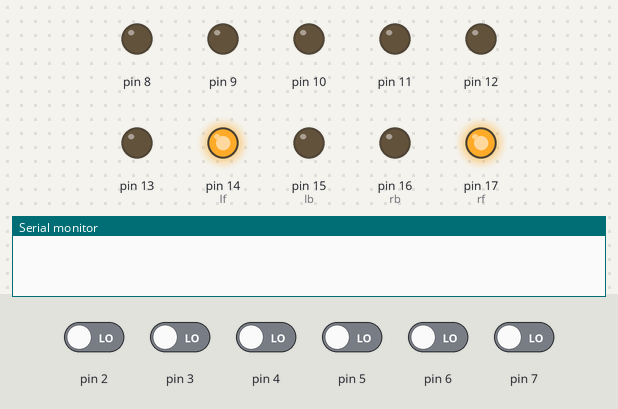
A sketch run on a simulated Arduino Uno, built with avr-gcc and run on an emulated ATmega328P. On the bench: output pins drawn as LEDs (lit = HIGH), the last lines printed to the serial monitor. The inputs (shaded band) are chosen by the test bench; at power-on: pin 2–7 LOW.

Above: at 1.2 s.
1.3 s: pin 2 driven HIGH
At 2.4 s:
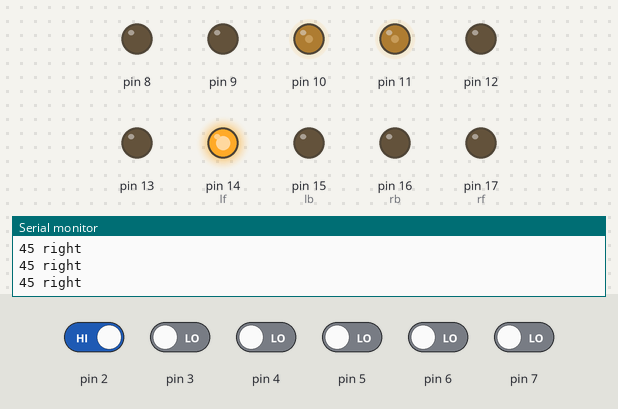
2.9 s: pin 5 driven HIGH
At 4.2 s:
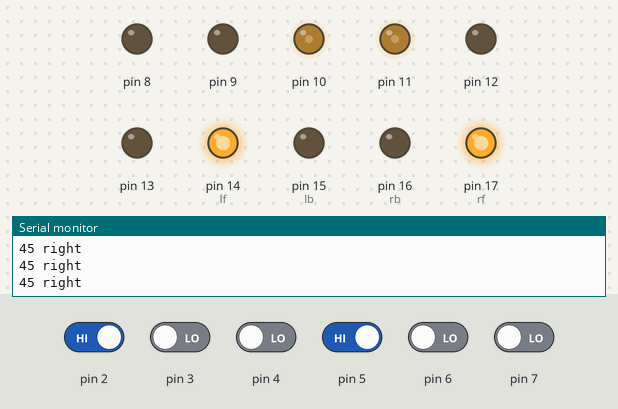
4.5 s: pin 4 driven HIGH
At 5.7 s:
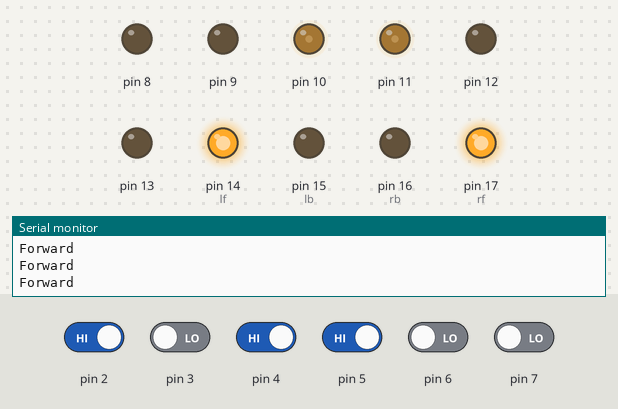
6.0 s: pin 6 driven HIGH
At 7.1 s:
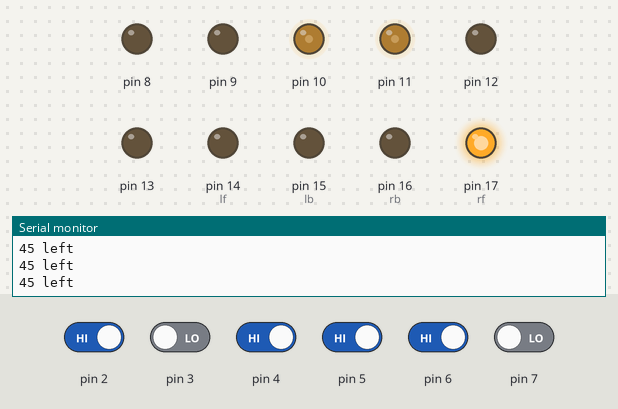
7.5 s: pin 7 driven HIGH
At 8.8 s:
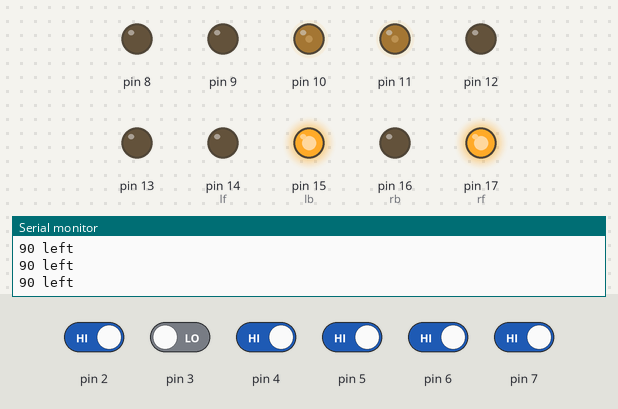
9.1 s: pin 3 driven HIGH
At 9.4 s:
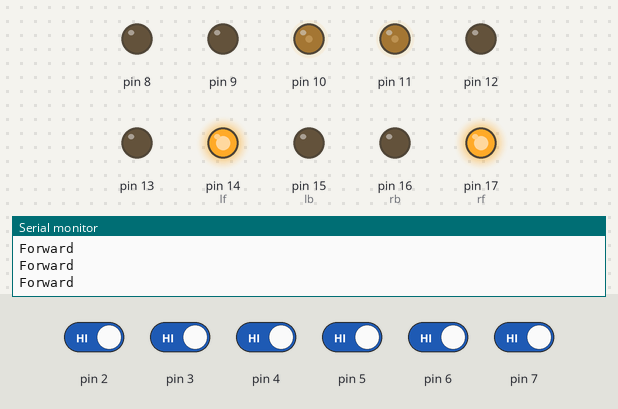
Timing chart, 0 to 12.1 s (numbered marks = the images above; inputs shaded):
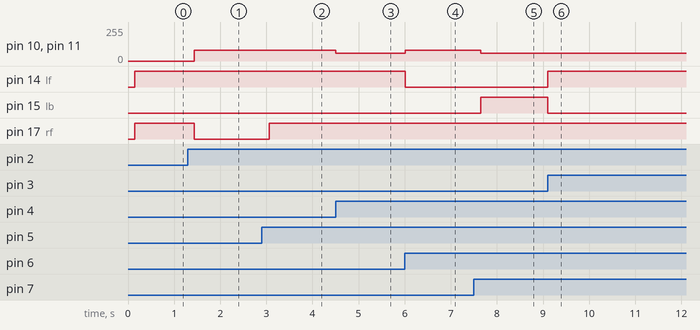

Measured:
- after the input at 1.3 s, pin 10, pin 11: 0/255 → 80/255 after 0.14 s; pin 17 (rf): HIGH → LOW after 0.14 s
- after the input at 2.9 s, pin 17 (rf): LOW → HIGH after 0.16 s
- after the input at 4.5 s, pin 10, pin 11: 80/255 → 60/255 at once
- after the input at 6.0 s, pin 10, pin 11: 60/255 → 80/255 at once; pin 14 (lf): HIGH → LOW at once
- after the input at 7.5 s, pin 10, pin 11: 80/255 → 60/255 after 0.15 s; pin 15 (lb): LOW → HIGH after 0.15 s
- after the input at 9.1 s, pin 14 (lf): LOW → HIGH at once; pin 15 (lb): HIGH → LOW at once

The sketch:

lfr_6s_whitetrack.ino
```cpp
int f=0,rf=17,rb=16,lf=14,lb=15;//rf-right motor front,rb-right motor back,lf-left motor front,lb-left motor back
//Right motor - 10, left motor - 11
int c=0;
void setup() {
Serial.begin(9600);
for(int i=2;i<18;i++)
pinMode(i,i<8?INPUT:OUTPUT);
}

void loop() {
  if(!f||f&&(digitalRead(2)||digitalRead(3)||digitalRead(4)||digitalRead(5)||digitalRead(6)||digitalRead(7)))
if(!digitalRead(3)&&digitalRead(4)&&digitalRead(5)&&!digitalRead(6)||digitalRead(3)&&digitalRead(4)&&digitalRead(5)&&digitalRead(6))//Forward
{
  digitalWrite(rf,HIGH);
  digitalWrite(rb,LOW);
  digitalWrite(lb,LOW);
  digitalWrite(lf,HIGH);
  analogWrite(11,60);
  analogWrite(10,60);
  f=0;
  Serial.println("Forward");
}
else if(!digitalRead(3)&&digitalRead(4)&&digitalRead(5)&&digitalRead(6)&&digitalRead(7))//90 left
{
  delay(150);
  digitalWrite(rf,HIGH);
  digitalWrite(rb,LOW);
  digitalWrite(lb,HIGH);
  digitalWrite(lf,LOW);
  analogWrite(11,60);
  analogWrite(10,60);
  f=1;
  Serial.println("90 left");
  //delay(150);
}
else if(digitalRead(2)&&digitalRead(3)&&digitalRead(4)&&digitalRead(5)&&!digitalRead(6))//90 right
{
  delay(150);
  digitalWrite(rf,LOW);
  digitalWrite(rb,HIGH);
  digitalWrite(lb,LOW);
  digitalWrite(lf,HIGH);
  analogWrite(11,60);
  analogWrite(10,60);
  f=1;
  Serial.println("90 right");
}
else if(!digitalRead(3)&&digitalRead(4)&&digitalRead(5)&&digitalRead(6)||!digitalRead(2)&&!digitalRead(3)&&!digitalRead(4)&&(digitalRead(5)||digitalRead(6)||digitalRead(7)))//45 left
{
  digitalWrite(rf,HIGH);
  digitalWrite(rb,LOW);
  digitalWrite(lb,LOW);
  digitalWrite(lf,LOW);
  analogWrite(11,80);
  analogWrite(10,80);
  Serial.println("45 left");
}
else if(digitalRead(3)&&digitalRead(4)&&digitalRead(5)&&!digitalRead(6)||(digitalRead(2)||digitalRead(3)||digitalRead(4))&&!digitalRead(5)&&!digitalRead(6)&&!digitalRead(7))//45 right
{
  digitalWrite(rf,LOW);
  digitalWrite(rb,LOW);
  digitalWrite(lb,LOW);
  digitalWrite(lf,HIGH);
  analogWrite(11,80);
  analogWrite(10,80);
  Serial.println("45 right");
}
else //stop
{
  delay(150);
  digitalWrite(rf,HIGH);
  digitalWrite(rb,LOW);
  digitalWrite(lb,LOW);
  digitalWrite(lf,HIGH);
}
delay(10);
}
```
